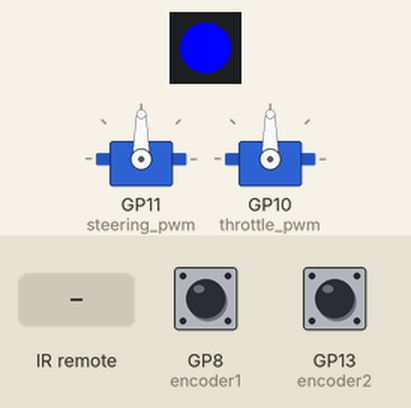
This program was run on a simulated Raspberry Pi Pico running CircuitPython. On the bench: 1 RGB LEDs in strip order, left to right, 2 × servo. The inputs (shaded band) are chosen by the test bench; at power-on: GP8 (encoder1) HIGH, GP13 (encoder2) HIGH. Servo angles are drawn from the pulse width (0.5 ms = 0°, 2.5 ms = 180°); what the program prints to the serial console is not drawn.

Above: at 1.6 s.
1.7 s: infrared code 0x45 received
At 2.8 s:
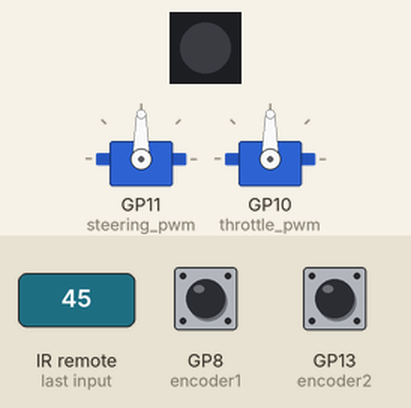
At 10.5 s:
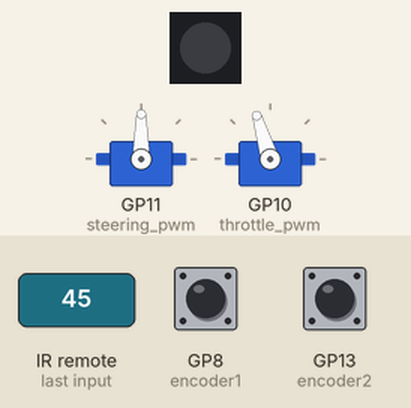
Timing chart, 0 to 19.5 s (numbered marks = the images above; inputs shaded):
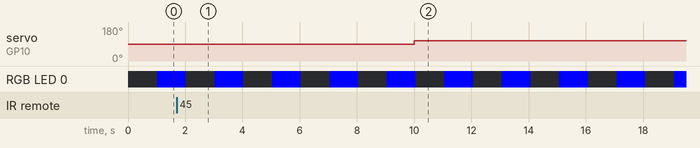

Measured:
- after the input at 1.7 s, servo on GP10 (throttle_pwm): 90° → 107° after 8.3 s

The program:

20250110_robohat2_code.py
```python
# Donkey Car Driver for 2040-based boards such as the Raspberry Pi Pico and KB2040
#
# Notes:
#   This is to be run using CircuitPython 9.x
#   Last Updated: 7/07/2024

import time
import board
import busio
import neopixel
from pulseio import PulseIn
from pwmio import PWMOut
import digitalio
import rotaryio

# Customisation variables
DEBUG = False
USB_SERIAL = False #True
SMOOTHING_INTERVAL_IN_S = 0.0 #0.10 # 0.05 #0.025
ACCEL_RATE = 10
USE_QUADRATURE = False  # Set to False to use regular encoder

# Pin assignments
RC1 = board.GP27
RC2 = board.GP26
RC3 = board.GP29
Steering = board.GP11
Throttle = board.GP10
Encoder1A_pin = board.GP8
Encoder1B_pin = board.GP9
Encoder2A_pin = board.GP13
Encoder2B_pin = board.GP14

if USE_QUADRATURE:
    # Set up the quadrature encoders
    encoder1 = rotaryio.IncrementalEncoder(Encoder1A_pin, Encoder1B_pin)
    encoder2 = rotaryio.IncrementalEncoder(Encoder2A_pin, Encoder2B_pin)
else:
    # Set up pins for regular encoders
    encoder1 = digitalio.DigitalInOut(Encoder1A_pin)
    encoder1.direction = digitalio.Direction.INPUT
    #encoder1.pull = digitalio.Pull.DOWN
    encoder1.pull = digitalio.Pull.UP

    encoder2 = digitalio.DigitalInOut(Encoder2A_pin)
    encoder2.direction = digitalio.Direction.INPUT
    #encoder2.pull = digitalio.Pull.DOWN
    encoder2.pull = digitalio.Pull.UP

pixel = neopixel.NeoPixel(board.NEOPIXEL, 1)

## cannot have DEBUG and USB_SERIAL
if USB_SERIAL:
    DEBUG = False

## functions

def servo_duty_cycle(pulse_ms, frequency=60):
    """
    Formula for working out the servo duty_cycle at 16 bit input
    """
    period_ms = 1.0 / frequency * 1000.0
    duty_cycle = int(pulse_ms / 1000 / (period_ms / 65535.0))
    return duty_cycle

def state_changed(control):
    """
    Reads the RC channel and smooths value
    """
    control.channel.pause()
    for i in range(0, len(control.channel)):
        val = control.channel[i]
        # prevent ranges outside of control space
        if val < 1000 or val > 2000:
            continue
        # set new value
        control.value = (control.value + val) / 2
        if control.value > 1475 and control.value < 1525:
            control.value = 1500

    control.channel.clear()
    control.channel.resume()

class Control:
    """
    Class for a RC Control Channel
    """

    def __init__(self, name, servo, channel, value):
        self.name = name
        self.servo = servo
        self.channel = channel
        self.value = value
        self.servo.duty_cycle = servo_duty_cycle(value)

# set up serial UART to Raspberry Pi
uart = busio.UART(board.TX, board.RX, baudrate=115200, timeout=0.001)

# set up servos
steering_pwm = PWMOut(Steering, duty_cycle=2 ** 15, frequency=60)
throttle_pwm = PWMOut(Throttle, duty_cycle=2 ** 15, frequency=60)

# set up RC channels.
steering_channel = PulseIn(RC1, maxlen=64, idle_state=0)
throttle_channel = PulseIn(RC2, maxlen=64, idle_state=0)
mode_channel = PulseIn(RC3, maxlen=64, idle_state=0)

# setup Control objects.  1500 pulse is off and center steering
steering = Control("Steering", steering_pwm, steering_channel, 1500)
throttle = Control("Throttle", throttle_pwm, throttle_channel, 1500)

last_update = time.monotonic()
continuous_mode = False
continuous_delay = 0

position1 = 0
position2 = 0

def main():
    global last_update, continuous_mode, continuous_delay, position1, position2
    last_toggle_time = time.monotonic()
    interval = 1  # Seconds
    data = bytearray()
    datastr = ''
    last_input = 0
    steering_val = steering.value
    throttle_val = throttle.value
    led_state = False
    color = (0, 0, 255)
    if not USE_QUADRATURE:
        last_state1 = encoder1.value
        last_state2 = encoder2.value

    while True:
        current_time = time.monotonic()

        if USE_QUADRATURE:
            # Read the positions from the quadrature encoders
            position1 = encoder1.position
            position2 = encoder2.position
        else:
            # Read the positions from the regular encoders
            current_state1 = encoder1.value
            current_state2 = encoder2.value

            if current_state1 != last_state1:  # encoder1 state changed
                if current_state1 == False:  # Detect falling edge
                    position1 += 1

            if current_state2 != last_state2:  # encoder2 state changed
                if current_state2 == False:  # Detect falling edge
                    position2 += 1

            last_state1 = current_state1
            last_state2 = current_state2

        time.sleep(0.01)  # Debounce delay

        if continuous_mode and (current_time - last_toggle_time >= continuous_delay / 1000.0):
            uart.write(b"%i, %i, %i, %i; %i, %i\r\n" % (
                int(steering.value), int(throttle.value),
                position1, int(current_time * 1000),
                position2, int(current_time * 1000)))
            last_toggle_time = current_time

        if current_time - last_toggle_time >= interval:
            if led_state:
                pixel.fill((0, 0, 0))  # Turn off the NeoPixel
            else:
                pixel.fill(color)  # Set the NeoPixel to the specified color
            pixel.show()
            led_state = not led_state
            last_toggle_time = current_time

        # only update every smoothing interval (to avoid jumping)
        if last_update + SMOOTHING_INTERVAL_IN_S > current_time:
            continue
        last_update = time.monotonic()

        # check for new RC values (channel will contain data)
        if len(throttle.channel) != 0:
            state_changed(throttle)

        if len(steering.channel) != 0:
            state_changed(steering)

        if USB_SERIAL:
            # simulator USB
            print("%i, %i" % (int(steering.value), int(throttle.value)))
        else:
            # write the RC values to the RPi Serial
            uart.write(b"%i, %i\r\n" % (int(steering.value), int(throttle.value)))
            #print(int(steering.value), int(throttle.value))

        while True:
            # wait for data on the serial port and read 1 byte
            byte = uart.read(1)

            # if no data, break and continue with RC control
            if byte is None:
                break
            last_input = time.monotonic()

            # if data is received, check if it is the end of a stream
            if byte == b'\r':
                command = datastr.strip()
                datastr = ''
                handle_command(command)
                data = bytearray()
                break

            data[len(data):len(data)] = byte
            datastr = ''.join([chr(c) for c in data]).strip()

        # if we make it here, there is serial data from the previous step
        if len(datastr) >= 10:
            steering_val = steering.value
            throttle_val = throttle.value
            try:
                steering_val = int(datastr[:4])
                throttle_val = int(datastr[-4:])
            except ValueError:
                None

            data = bytearray()
            datastr = ''
            last_input = time.monotonic()
            print("Set: steering=%i, throttle=%i" % (steering_val, throttle_val))

        if last_input + 10 < time.monotonic():
            # set the servo for RC control
            steering.servo.duty_cycle = servo_duty_cycle(steering.value)
            throttle.servo.duty_cycle = servo_duty_cycle(throttle.value)
        else:
            # set the servo for serial data (received)
            steering.servo.duty_cycle = servo_duty_cycle(steering_val)
            throttle.servo.duty_cycle = servo_duty_cycle(throttle_val)

def handle_command(command):
    global position1, position2, continuous_mode, continuous_delay
    if command == 'r':
        position1 = 0
        position2 = 0
        if USE_QUADRATURE:
            encoder1.position = 0
            encoder2.position = 0
        print("Positions reset to zero")
    elif command == 'p':
        current_time = time.monotonic()
        uart.write(b"%i, %i, %i, %i; %i, %i\r\n" % (
            int(steering.value), int(throttle.value),
            position1, int(current_time * 1000),
            position2, int(current_time * 1000)))
        print("Position sent")
    elif command.startswith('c'):
        if len(command) > 1 and command[1:].isdigit():
            continuous_delay = int(command[1:])
            continuous_mode = True
            print(f"Continuous mode started with {continuous_delay} ms delay")
        else:
            continuous_mode = not continuous_mode
            if continuous_mode:
                print("Continuous mode started with default delay")
            else:
                print("Continuous mode stopped")

# Run
print("Run!")
main()
```
